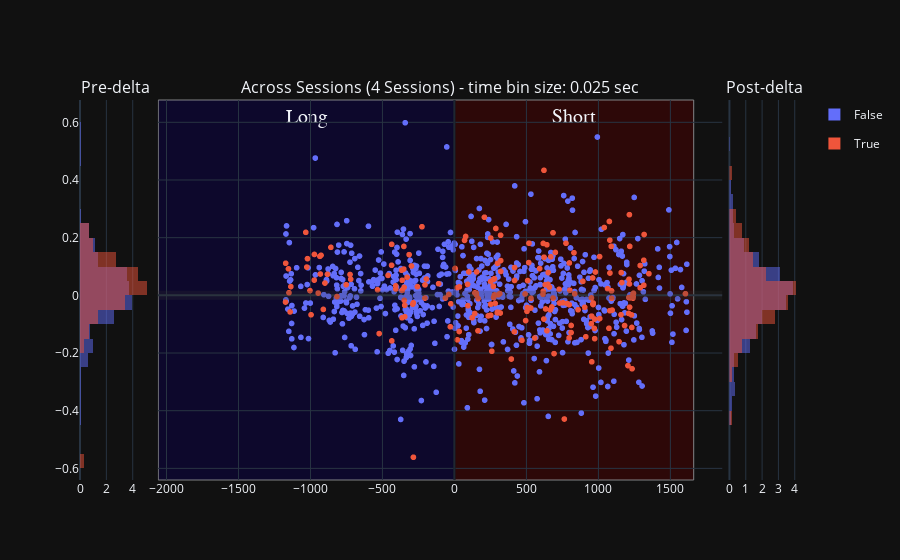

Write notebook code for a chart like this one.
### Code cell
histogram_bins = 25
# concatenated_ripple_df = deepcopy(df)


# ripple_title_prefix = 'test'
# # Create a bubble chart for ripples
# ripple_num_unique_sessions: int = concatenated_ripple_df.session_name.nunique(dropna=True) # number of unique sessions, ignoring the NA entries
# # ripple_num_unique_time_bins: int = concatenated_ripple_df.time_bin_size.nunique(dropna=True)
# ripple_title_string_suffix: str = f'{ripple_num_unique_sessions} Sessions'
# ripple_title: str = f"{ripple_title_prefix} - {ripple_title_string_suffix}"
# fig_ripples = _helper_build_figure(data_results_df=concatenated_ripple_df, histogram_bins=histogram_bins, earliest_delta_aligned_t_start=earliest_delta_aligned_t_start, latest_delta_aligned_t_end=latest_delta_aligned_t_end, enabled_time_bin_sizes=None,
#                                     main_plot_mode='separate_row_per_session', title=ripple_title)


scatter_title = 'Sevveral Sessions'
# variable_name = 'P_Long'
# variable_name = 'wcorr_abs_diff'
variable_name = 'pearsonr_abs_diff'
# 'color':'is_user_annotated_epoch'
# 'color': 'is_user_annotated_epoch', 
px_scatter_kwargs = {'x': 'delta_aligned_start_t', 'y': variable_name, 'color':"is_user_annotated_epoch", 'title': scatter_title, 'range_y': [0.0, 1.0], 'labels': {'session_name': 'Session', 'time_bin_size': 'tbin_size', 'is_user_annotated_epoch':'user_sel'}} # , 'color': 'time_bin_size'
# hist_kwargs = dict(color="time_bin_size")
hist_kwargs = dict(color="is_user_annotated_epoch", histnorm='probability density')
new_fig_ripples = plotly_pre_post_delta_scatter(data_results_df=deepcopy(concatenated_ripple_df), out_scatter_fig=None, histogram_bins=histogram_bins,
                        px_scatter_kwargs=px_scatter_kwargs, histogram_variable_name=variable_name, hist_kwargs=hist_kwargs, forced_range_y=None,
                        time_delta_tuple=(earliest_delta_aligned_t_start, 0.0, latest_delta_aligned_t_end))
new_fig_ripples

### Figure 1 — Plotly figure (JSON) as saved in the notebook; plotly's stock layout.template omitted (floating-point values rounded to 4 significant figures; data arrays with more than 128 entries replaced by an {"elided": "..."} marker saying what was removed)
{"data": [{"alignmentgroup": "True", "bingroup": "y", "histnorm": "probability density", "hovertemplate": "is_user_annotated_epoch=False<br>probability density=%{x}<br>pearsonr_abs_diff=%{y}<extra></extra>", "legendgroup": "False", "marker": {"color": "#636efa", "opacity": 0.5, "pattern": {"shape": ""}}, "name": "False", "nbinsy": 25, "offsetgroup": "False", "orientation": "h", "showlegend": true, "type": "histogram", "xaxis": "x", "y": {"elided": "938 float values"}, "yaxis": "y"}, {"alignmentgroup": "True", "bingroup": "y", "histnorm": "probability density", "hovertemplate": "is_user_annotated_epoch=True<br>probability density=%{x}<br>pearsonr_abs_diff=%{y}<extra></extra>", "legendgroup": "True", "marker": {"color": "#EF553B", "opacity": 0.5, "pattern": {"shape": ""}}, "name": "True", "nbinsy": 25, "offsetgroup": "True", "orientation": "h", "showlegend": true, "type": "histogram", "xaxis": "x", "y": [null, 0.01941, -0.1327, -0.07799, 0.01741, null, 0.02773, 0.1412, 0.1017, 0.1113, 0.007689, 0.1352, 0.1664, 0.03683, 0.0558, null, 0.1042, 0.1769, -0.1578, 0.03306, 0.02181, 0.08707, null, 0.05234, 0.09117, 0.1696, -0.01721, -0.03443, 0.06265, -0.03059, -0.02592, -0.5614, 0.03003, null, 0.238, -0.009487, 0.03617, 0.05663, 0.04048, 0.003095, null, -0.1089, -0.02924, null, -0.02333, 0.0919, 0.009049, -0.05747, 0.03027, 0.2184, 0.098, 0.1274, 0.01643, -0.06737, 0.05283, 0.1419, 0.07399, -0.04875, -0.004048, -0.07412, null, null, -0.009554, null, 0.1389, 0.04255, 0.07293, 0.07233, 0.06913, null], "yaxis": "y"}, {"hovertemplate": "user_sel=False<br>delta_aligned_start_t=%{x}<br>pearsonr_abs_diff=%{y}<extra></extra>", "legendgroup": "False", "marker": {"color": "#636efa", "symbol": "circle"}, "mode": "markers", "name": "False", "showlegend": false, "type": "scattergl", "x": {"elided": "2159 float values"}, "xaxis": "x2", "y": {"elided": "2159 float values"}, "yaxis": "y2"}, {"hovertemplate": "user_sel=True<br>delta_aligned_start_t=%{x}<br>pearsonr_abs_diff=%{y}<extra></extra>", "legendgroup": "True", "marker": {"color": "#EF553B", "symbol": "circle"}, "mode": "markers", "name": "True", "showlegend": false, "type": "scattergl", "x": {"elided": "289 float values"}, "xaxis": "x2", "y": {"elided": "289 float values"}, "yaxis": "y2"}, {"alignmentgroup": "True", "bingroup": "y", "histnorm": "probability density", "hovertemplate": "is_user_annotated_epoch=False<br>probability density=%{x}<br>pearsonr_abs_diff=%{y}<extra></extra>", "legendgroup": "False", "marker": {"color": "#636efa", "opacity": 0.5, "pattern": {"shape": ""}}, "name": "False", "nbinsy": 25, "offsetgroup": "False", "orientation": "h", "showlegend": false, "type": "histogram", "xaxis": "x3", "y": {"elided": "1221 float values"}, "yaxis": "y3"}, {"alignmentgroup": "True", "bingroup": "y", "histnorm": "probability density", "hovertemplate": "is_user_annotated_epoch=True<br>probability density=%{x}<br>pearsonr_abs_diff=%{y}<extra></extra>", "legendgroup": "True", "marker": {"color": "#EF553B", "opacity": 0.5, "pattern": {"shape": ""}}, "name": "True", "nbinsy": 25, "offsetgroup": "True", "orientation": "h", "showlegend": false, "type": "histogram", "xaxis": "x3", "y": {"elided": "219 float values"}, "yaxis": "y3"}], "layout": {"annotations": [{"font": {"size": 16}, "showarrow": false, "text": "Pre-delta", "x": 0.049, "xanchor": "center", "xref": "paper", "y": 1, "yanchor": "bottom", "yref": "paper"}, {"font": {"size": 16}, "showarrow": false, "text": "Across Sessions (4 Sessions) - time bin size: 0.025 sec", "x": 0.5, "xanchor": "center", "xref": "paper", "y": 1, "yanchor": "bottom", "yref": "paper"}, {"font": {"size": 16}, "showarrow": false, "text": "Post-delta", "x": 0.951, "xanchor": "center", "xref": "paper", "y": 1, "yanchor": "bottom", "yref": "paper"}], "barmode": "overlay", "shapes": [{"line": {"color": "rgba(0.2,0.2,0.2,.25)", "width": 9}, "type": "line", "x0": 0, "x1": 1, "xref": "x2 domain", "y0": 0, "y1": 0, "yref": "y2"}, {"line": {"color": "rgba(0,0,0,.25)", "width": 3}, "type": "line", "x0": 0, "x1": 0, "xref": "x2", "y0": 0, "y1": 1, "yref": "y2 domain"}, {"fillcolor": "#0b0049", "label": {"font": {"family": "Times New Roman", "size": 20}, "text": "Long", "textposition": "top center"}, "layer": "below", "line": {"width": 1}, "opacity": 0.5, "type": "rect", "x0": -2057.0, "x1": 0, "xref": "x2", "y0": 0, "y1": 1, "yref": "y2 domain"}, {"fillcolor": "#490000", "label": {"font": {"family": "Times New Roman", "size": 20}, "text": "Short", "textposition": "top center"}, "layer": "below", "line": {"width": 1}, "opacity": 0.5, "type": "rect", "x0": 0, "x1": 1662.0, "xref": "x2", "y0": 0, "y1": 1, "yref": "y2 domain"}], "xaxis": {"anchor": "y", "domain": [0, 0.098]}, "xaxis2": {"anchor": "y2", "domain": [0.108, 0.892]}, "xaxis3": {"anchor": "y3", "domain": [0.902, 1]}, "yaxis": {"anchor": "x", "domain": [0, 1]}, "yaxis2": {"anchor": "x2", "domain": [0, 1], "matches": "y", "showticklabels": false}, "yaxis3": {"anchor": "x3", "domain": [0, 1], "matches": "y", "showticklabels": false}}}
